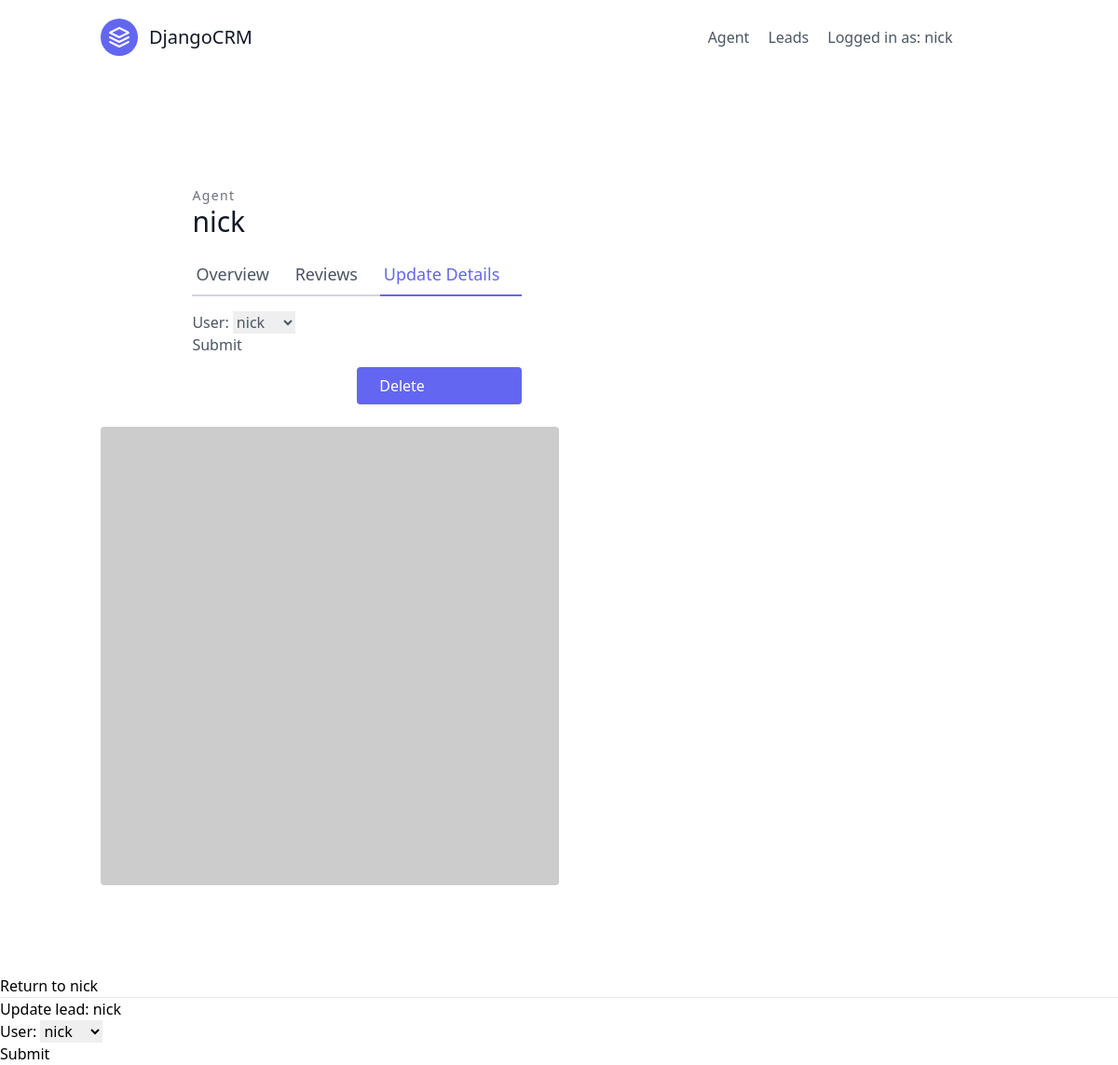
The app's page /agents/2/update/ (signed in) with its own data.
### website/models.py (models this page shows, shortened)
class User(AbstractUser):
    pass

class Agent(models.Model):
    user = models.OneToOneField(User, on_delete=models.CASCADE)
    organisation = models.ForeignKey(UserProfile, on_delete=models.CASCADE)

### agents/views.py (the view, shortened to what this page needs)
# urls.py: path('<int:pk>/update/', AgentUpdateView.as_view(), name='agent-update'),
class AgentUpdateView(LoginRequiredMixin, generic.UpdateView):
    template_name = 'agents/agent_update.html'
    form_class = AgentModelForm
    def get_queryset(self):
        organisation = self.request.user.userprofile
        return Agent.objects.filter(organisation=organisation)

### agents/forms.py
class AgentModelForm(forms.ModelForm):
    class Meta:
        model = Agent
        fields = (
            'user',
        )

### templates/agents/agent_update.html (shortened to what this page needs)
{% extends "base.html" %}
{% block content %}
    <section class="text-gray-600 body-font overflow-hidden">
        <div class="container px-5 py-24 mx-auto">
            <div class="lg:w-4/5 mx-auto flex flex-wrap">
                <div class="lg:w-1/2 w-full lg:pr-10 lg:py-6 mb-6 lg:mb-0">
                <h2 class="text-sm title-font text-gray-500 tracking-widest">Agent</h2>
                <h1 class="text-gray-900 text-3xl title-font font-medium mb-4">{{ agent.user.username }}</h1>
                <div class="flex mb-4">
                    <a href="{% url 'agents:agent-detail' agent.pk %}" class="flex-grow border-b-2 border-gray-300 py-2 text-lg px-1">
                      Overview
                    </a>
                    <a class="flex-grow border-b-2 border-gray-300 py-2 text-lg px-1">
                      Reviews
                    </a>
                    <a href="{% url 'agents:agent-update' agent.pk %}" class="flex-grow text-indigo-500 border-b-2 border-indigo-500 py-2 text-lg px-1">
                      Update Details
                    </a>
                </div>
                <form method="post">
                    {{ form }}
                    <button type="submit">Submit</button>
                </form>
                 <a href="{% url 'agents:agent-delete' agent.pk %}" class="w-1/2 mt-3 flex ml-auto text-white bg-indigo-500 border-0 py-2 px-6 focus:outline-none hover:bg-indigo-600 rounded">
                     Delete
                 </a>
                </div>
            </div>
          <img alt="ecommerce" class="lg:w-1/2 w-full lg:h-auto h-64 object-cover object-center rounded" src="https://dummyimage.com/400x400">
        </div>
    </section>
    <a href="{% url 'agents:agent-detail' agent.pk %}"> Return to {{ agent.user.username }}</a>
    <hr/>
    <h1> Update lead: {{ agent.user.username }} </h1>
    <form method="post">
        {{ form }}
        <button type="submit">Submit</button>
    </form>
{% endblock content %}

### templates/navbar.html (shortened to what this page needs)
<header class="text-gray-600 body-font">
    <div class="container mx-auto flex flex-wrap p-5 flex-col md:flex-row items-center">
        <a class="flex title-font font-medium items-center text-gray-900 mb-4 md:mb-0">
          <svg xmlns="http://www.w3.org/2000/svg" fill="none" stroke="currentColor" stroke-linecap="round" stroke-linejoin="round" stroke-width="2" class="w-10 h-10 text-white p-2 bg-indigo-500 rounded-full" viewBox="0 0 24 24">
            <path d="M12 2L2 7l10 5 10-5-10-5zM2 17l10 5 10-5M2 12l10 5 10-5"></path>
          </svg>
          <span class="ml-3 text-xl">DjangoCRM</span>
        </a>
        <nav class="md:ml-auto flex flex-wrap items-center text-base justify-center">
            {% if not request.user.is_authenticated %}
                <a href="{% url 'signup' %}" class="mr-5 hover:text-gray-900">
                    Sign Up
                </a>
            {% else %}
                <a href="{% url "agents:agent-list" %}" class="mr-5 hover:text-gray-900">
                    Agent
                </a>
                <a href="{% url "website:lead-list" %}" class="mr-5 hover:text-gray-900">
                    Leads
                </a>
            {% endif %}
        </nav>
        {% if request.user.is_authenticated %}
            Logged in as: {{ request.user.username }}
                <form class="ml-3" id="logout-form" action="{% url "logout" %}" method="POST">
                  <button type="submit">Log out
                  </button>
                </form>
        {% endif %}
    </div>
</header>

### static/css/style.css (style rules this page uses)
#logout-form { display: inline; }
#logout-form button { padding: 0; color: #fff; background: none; border: 0; cursor: pointer; border-bottom: 1px solid rgba(255, 255, 255, 0.5); }

### records on screen
User: user.username "nick"
Agent: user.username "nick", user "nick"
